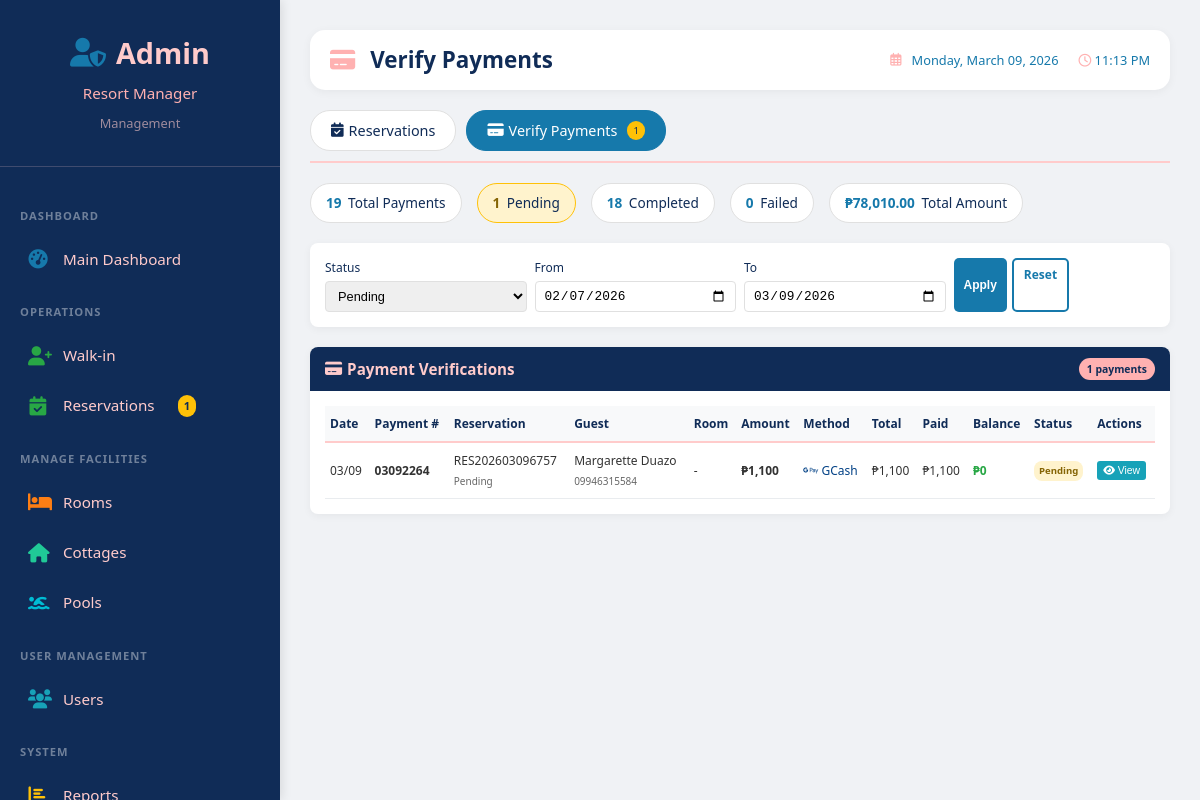
Page /admin/verify-payments.php (signed in) on the committed database.
### tables this page shows
CREATE TABLE `users` (
  `id` int(11) NOT NULL,
  `username` varchar(50) NOT NULL,
  `email` varchar(100) NOT NULL,
  `password` varchar(255) NOT NULL,
  `full_name` varchar(100) NOT NULL,
  `phone` varchar(20) DEFAULT NULL,
  `address` text DEFAULT NULL,
  `role` enum('super_admin','admin','staff','guest') DEFAULT 'guest',
  `status` enum('active','inactive') DEFAULT 'active',
  `is_walkin_account` tinyint(1) DEFAULT 0,
  `last_login` timestamp NULL DEFAULT NULL,
  `created_at` timestamp NOT NULL DEFAULT current_timestamp(),
  `updated_at` timestamp NOT NULL DEFAULT current_timestamp() ON UPDATE current_timestamp()
);

CREATE TABLE `payments` (
  `id` int(11) NOT NULL,
  `payment_number` varchar(20) NOT NULL,
  `reservation_id` int(11) DEFAULT NULL,
  `amount` decimal(10,2) DEFAULT NULL,
  `payment_method` enum('cash','gcash') DEFAULT 'cash',
  `payment_status` enum('pending','completed','failed','refunded') DEFAULT 'pending',
  `transaction_id` varchar(100) DEFAULT NULL,
  `payment_date` timestamp NOT NULL DEFAULT current_timestamp(),
  `notes` text DEFAULT NULL,
  `screenshot` varchar(255) DEFAULT NULL,
  `screenshot_uploaded_at` datetime DEFAULT NULL,
  `created_by` int(11) DEFAULT NULL
);

CREATE TABLE `reservations` (
  `id` int(11) NOT NULL,
  `reservation_number` varchar(20) NOT NULL,
  `user_id` int(11) DEFAULT NULL,
  `room_id` int(11) DEFAULT NULL,
  `cottage_id` int(11) DEFAULT NULL,
  `check_in_date` date NOT NULL,
  `check_out_date` date NOT NULL,
  `adults` int(11) DEFAULT 1,
  `children` int(11) DEFAULT 0,
  `seniors` int(11) NOT NULL DEFAULT 0,
  `total_guests` int(11) DEFAULT NULL,
  `accommodation_total` decimal(10,2) DEFAULT NULL,
  `entrance_fee_total` decimal(10,2) DEFAULT NULL,
  `total_amount` decimal(10,2) DEFAULT NULL,
  `amount_paid` decimal(10,2) DEFAULT 0.00,
  `payment_status` varchar(50) DEFAULT 'pending',
  `status` enum('pending','confirmed','checked_in','checked_out','cancelled') DEFAULT 'pending',
  `reservation_type` varchar(50) DEFAULT 'daytour',
  `otp_code` varchar(6) DEFAULT NULL,
  `otp_verified` tinyint(1) DEFAULT 0,
  `verified_by` int(11) DEFAULT NULL,
  `verified_at` datetime DEFAULT NULL,
  `created_by` varchar(20) DEFAULT 'online',
  `has_entrance_fee` tinyint(1) DEFAULT 0,
  `entrance_fee_amount` decimal(10,2) DEFAULT 0.00,
  `entrance_fee_paid` decimal(10,2) DEFAULT 0.00,
  `entrance_fee_guests` int(11) DEFAULT 0,
  `special_requests` text DEFAULT NULL,
  `created_at` timestamp NOT NULL DEFAULT current_timestamp(),
  `otp_required` tinyint(1) DEFAULT 1,
  `entry_pass_generated` tinyint(1) DEFAULT 0,
  `reminder_sent_3days` tinyint(1) DEFAULT 0,
  `reminder_sent_1day` tinyint(1) DEFAULT 0,
  `reminder_sent_today` tinyint(1) DEFAULT 0,
  `updated_at` timestamp NULL DEFAULT NULL ON UPDATE current_timestamp(),
  `checked_out_by` int(11) DEFAULT NULL,
  `checked_out_at` datetime DEFAULT NULL,
  `extended_at` datetime DEFAULT NULL,
  `extended_by` int(11) DEFAULT NULL,
  `cancelled_by` int(11) DEFAULT NULL,
  `cancelled_at` datetime DEFAULT NULL,
  `cancellation_reason` text DEFAULT NULL
);

### admin/verify-payments.php (the view, shortened to what the rows shown need)
<?php
require_once BASE_PATH . '/includes/Database.php';
$db = Database::getInstance();
$current_user = $db->getRow("SELECT * FROM users WHERE id = ?", [$_SESSION['user_id']]);
$status_filter = isset($_GET['status']) ? $_GET['status'] : 'pending';
$where = "WHERE 1=1";
$params = [];
if ($status_filter != 'all') {
    $where .= " AND p.payment_status = :status";
    $params['status'] = $status_filter;
}
$payments = $db->getRows("
    SELECT p.*,
           r.reservation_number,
           r.status as reservation_status,
           r.total_amount as reservation_total,
           r.amount_paid as reservation_paid,
           r.otp_code as reservation_otp,
           u.full_name as guest_name,
           u.email as guest_email,
           u.phone as guest_phone,
           rm.room_number,
           rt.name as room_type,
           (r.total_amount - r.amount_paid) as remaining_balance,
           p.screenshot as screenshot_filename
    FROM payments p
    JOIN reservations r ON p.reservation_id = r.id
    JOIN users u ON r.user_id = u.id
    LEFT JOIN rooms rm ON r.room_id = rm.id
    LEFT JOIN room_types rt ON rm.room_type_id = rt.id
    $where
    ORDER BY
        CASE
            WHEN p.payment_status = 'pending' THEN 1
            WHEN p.payment_status = 'completed' THEN 2
            WHEN p.payment_status = 'failed' THEN 3
            ELSE 4
        END,
        p.payment_date DESC
", $params);
function extractScreenshotFilename($payment) {
    if (!empty($payment['screenshot_filename'])) {
        $file_path = BASE_PATH . '/uploads/payments/' . $payment['screenshot_filename'];
        if (file_exists($file_path)) {
            return $payment['screenshot_filename'];
        }
    }
    return null;
}
?>
<!DOCTYPE html>
<html lang="en">
<head>
    <link rel="stylesheet" href="<?php echo BASE_URL; ?>/assets/css/style.css">
    <link rel="stylesheet" href="<?php echo BASE_URL; ?>/assets/css/admin.css">
    <link rel="stylesheet" href="/assets/css/sidebar.css">
    <link rel="stylesheet" href="https://cdnjs.cloudflare.com/ajax/libs/font-awesome/6.0.0/css/all.min.css">
</head>
<body>
    <?php include BASE_PATH . '/includes/sidebar.php'; ?>
    <div class="main-content">
        <div class="top-bar" style="padding: 12px 20px; margin-bottom: 20px;">
            <h1 style="font-size: 1.4rem;">
                  <i class="fas fa-credit-card"></i> Verify Payments
            </h1>
        </div>
        <div class="card">
            <div class="card-body">
                <?php if (empty($payments)): ?>
                    <div style="text-align: center; padding: 40px; color: #666;">
                        <i class="fas fa-credit-card" style="font-size: 2rem; color: #FFCBCB; margin-bottom: 10px;"></i>
                        <p>No payments found matching your criteria.</p>
                    </div>
                <?php else: ?>
                    <div class="table-responsive">
                        <table>
                            <thead>
                                <tr>
                                    <th>Date</th>
                                    <th>Payment #</th>
                                    <th>Reservation</th>
                                    <th>Guest</th>
                                    <th>Room</th>
                                    <th>Amount</th>
                                    <th>Method</th>
                                    <th>Total</th>
                                    <th>Paid</th>
                                    <th>Balance</th>
                                    <th>Status</th>
                                    <th>Actions</th>
                                </tr>
                            </thead>
                            <tbody>
                                <?php foreach ($payments as $payment):
                                    $screenshot = extractScreenshotFilename($payment);
                                    $balance_class = ($payment['remaining_balance'] <= 0) ? 'balance-zero' : 'balance-positive';
                                ?>
                                <tr>
                                    <td><?php echo date('m/d', strtotime($payment['payment_date'])); ?></td>
                                    <td><strong><?php echo substr($payment['payment_number'], -8); ?></strong></td>
                                    <td>
                                        <?php echo $payment['reservation_number']; ?>
                                        <br><small style="color: #666;"><?php echo ucfirst($payment['reservation_status']); ?></small>
                                    </td>
                                    <td>
                                        <?php echo htmlspecialchars($payment['guest_name']); ?>
                                        <br><small style="color: #666;"><?php echo $payment['guest_phone']; ?></small>
                                    </td>
                                    <td>
                                        <?php if ($payment['room_number']): ?>
                                            Rm <?php echo $payment['room_number']; ?>
                                            <br><small><?php echo $payment['room_type']; ?></small>
                                        <?php else: ?>
                                            -
                                        <?php endif; ?>
                                    </td>
                                    <td><strong>₱<?php echo number_format($payment['amount'], 0); ?></strong></td>
                                    <td>
                                        <?php
                                        $method = $payment['payment_method'];
                                        if ($method == 'gcash') {
                                            echo '<span style="color: #004085;"><i class="fab fa-google-pay"></i> GCash</span>';
                                        } elseif ($method == 'cash') {
                                            echo '<span style="color: #28a745;"><i class="fas fa-money-bill"></i> Cash</span>';
                                        } else {
                                            echo ucfirst($method);
                                        }
                                        ?>
                                    </td>
                                    <td>₱<?php echo number_format($payment['reservation_total'], 0); ?></td>
                                    <td>₱<?php echo number_format($payment['reservation_paid'], 0); ?></td>
                                    <td class="<?php echo $balance_class; ?>">
                                        ₱<?php echo number_format($payment['remaining_balance'], 0); ?>
                                    </td>
                                    <td>
                                        <span class="payment-badge <?php echo $payment['payment_status']; ?>">
                                            <?php echo ucfirst($payment['payment_status']); ?>
                                        </span>
                                    </td>
                                    <td>
                                        <div class="action-buttons">
                                            <?php if ($payment['payment_status'] == 'pending' && $screenshot): ?>
                                                <?php if (in_array($payment['payment_method'], ['gcash', 'cash'])): ?>
                                                    <button class="btn-icon btn-view" onclick="viewScreenshot(<?php echo $payment['id']; ?>, <?php echo $payment['reservation_id']; ?>, '<?php echo $screenshot; ?>', '<?php echo $payment['payment_number']; ?>', <?php echo $payment['amount']; ?>, '<?php echo $payment['payment_method']; ?>', <?php echo $payment['reservation_otp'] ? "'" . $payment['reservation_otp'] . "'" : 'null'; ?>, <?php echo $payment['remaining_balance']; ?>, <?php echo $payment['reservation_total']; ?>)">
                                                        <i class="fas fa-eye"></i> View
                                                    </button>
                                                <?php else: ?>
                                                    <span style="color: #999;" title="Only Cash and GCash are accepted">Invalid method</span>
                                                <?php endif; ?>
                                            <?php elseif ($payment['payment_status'] == 'pending'): ?>
                                                <span style="color: #999;">No screenshot</span>
                                            <?php endif; ?>
                                        </div>
                                    </td>
                                </tr>
                                <?php endforeach; ?>
                            </tbody>
                        </table>
                    </div>
                <?php endif; ?>
            </div>
        </div>
    </div>
</body>
</html>

### includes/sidebar.php (shortened to what the rows shown need)
<?php
$user_role = $current_user['role'] ?? 'guest';
$user_name = $current_user['full_name'] ?? $current_user['username'] ?? 'User';
?>
<div class="sidebar <?php echo $user_role; ?>-sidebar" id="sidebar">
    <div class="sidebar-header <?php echo $user_role; ?>-header">
        <h2>
            <?php if ($user_role == 'super_admin'): ?>
                <i class="fas fa-crown"></i>
            <?php elseif ($user_role == 'admin'): ?>
                <i class="fas fa-user-shield"></i>
            <?php elseif ($user_role == 'staff'): ?>
                <i class="fas fa-user-tie"></i>
            <?php else: ?>
                <i class="fas fa-user"></i>
            <?php endif; ?>
            <span>
                <?php
                if ($user_role == 'super_admin') echo 'Super Admin';
                elseif ($user_role == 'admin') echo 'Admin';
                elseif ($user_role == 'staff') echo 'Staff';
                else echo 'Guest Portal';
                ?>
            </span>
        </h2>
        <p><?php echo htmlspecialchars($user_name); ?></p>
        <small>
            <?php
            if ($user_role == 'super_admin') echo 'Full Access';
            elseif ($user_role == 'admin') echo 'Management';
            elseif ($user_role == 'staff') echo 'Front Desk';
            else echo 'Welcome Back!';
            ?>
        </small>
    </div>
</div>

### rows in the picture
users: full_name "Resort Manager"
payments: payment_date "03/09", payment_number "03092264", reservation.reservation_number "RES202603096757", reservation.status "Pending", created_by.full_name "Margarette Duazo", created_by.phone "09946315584", amount "1,100", payment_method "gcash" (drawn), reservation.total_amount "1,100", reservation.amount_paid "1,100", remaining_balance "0", payment_status "Pending"

### other values in the picture
$pending_count "1"
$total_payments "19"
$completed_count "18"
$failed_count "0"
$total_amount "78,010.00"
count($payments) "1"
